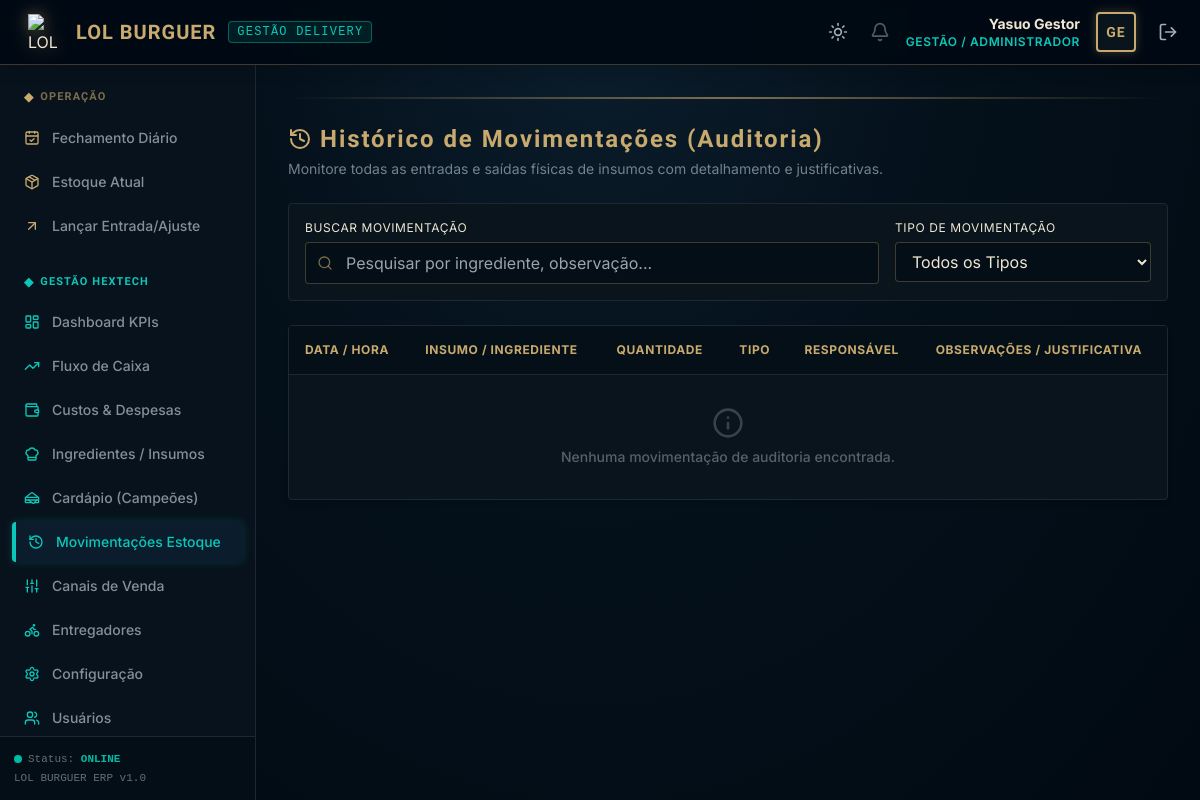
The page /estoque/historico/ (signed in) on the database its author committed.
### core/models.py (models this page shows, shortened)
class Usuario(AbstractUser):
    ROLE_CHOICES = (
        ('GESTAO', 'Gestão / Administrador'),
        ('OPERADOR', 'Operador de Caixa / Atendente'),
    )
    role = models.CharField(
        max_length=20,
        choices=ROLE_CHOICES,
        default='OPERADOR',
        verbose_name="Cargo / Nível de Acesso"
    )
    class Meta:
        verbose_name = "Usuário"
        verbose_name_plural = "Usuários"
        ordering = ['username']

### core/decorators.py (the view)
    def _wrapped_view_func(request, *args, **kwargs):
        if request.user.is_authenticated and request.user.role == 'GESTAO':
            return view_func(request, *args, **kwargs)
        messages.error(request, "Acesso negado: Apenas a Gestão tem permissão para acessar esta página.")
        return redirect('home')

### templates/estoque/historico.html (shortened to what this page needs)
{% extends "base.html" %}
{% block content %}
<div class="mb-6">
    <h1 class="text-2xl font-bold title-hex text-hex_gold flex items-center space-x-2">
        <i data-lucide="history" class="w-6 h-6 text-hex_gold"></i>
        <span>Histórico de Movimentações (Auditoria)</span>
    </h1>
    <p class="text-sm text-hex_gold_dim/70 mt-1">Monitore todas as entradas e saídas físicas de insumos com detalhamento e justificativas.</p>
</div>
<div class="bg-hex_dark_card border border-hex_dark_border p-4 rounded mb-6 flex flex-col md:flex-row gap-4">
    <div class="flex-1">
        <label for="busca" class="block text-xs uppercase tracking-wider text-hex_gold_light mb-1.5">Buscar Movimentação</label>
        <div class="relative">
            <span class="absolute inset-y-0 left-0 pl-3 flex items-center text-hex_gold/60">
                <i data-lucide="search" class="w-4 h-4"></i>
            </span>
            <input
                type="text"
                name="busca"
                id="busca"
                class="w-full bg-hex_dark_bg/60 border border-hex_gold/30 rounded py-2 pl-10 pr-4 text-hex_gold_light focus:outline-none focus:border-hex_blue transition-all"
                placeholder="Pesquisar por ingrediente, observação..."
                hx-get="{% url 'estoque_historico' %}"
                hx-trigger="keyup changed delay:300ms, search"
                hx-target="#tabela-historico"
                hx-include="[name='tipo']"
                value="{{ busca }}"
            >
        </div>
    </div>
    <div class="w-full md:w-64">
        <label for="tipo" class="block text-xs uppercase tracking-wider text-hex_gold_light mb-1.5">Tipo de Movimentação</label>
        <select
            name="tipo"
            id="tipo"
            class="w-full bg-hex_dark_bg/60 border border-hex_gold/30 rounded py-2 px-3 text-hex_gold_light focus:outline-none focus:border-hex_blue transition-all"
            hx-get="{% url 'estoque_historico' %}"
            hx-target="#tabela-historico"
            hx-include="[name='busca']"
        >
            <option value="">Todos os Tipos</option>
        </select>
    </div>
</div>
<div id="tabela-historico" class="bg-hex_dark_card border border-hex_dark_border rounded shadow-md">
    {% include "estoque/partials/historico_tabela.html" %}
</div>
{% endblock %}

### templates/base.html (shortened to what this page needs)
<!DOCTYPE html>
<html lang="pt-br" class="h-full">
<head>
    <script src="https://cdn.tailwindcss.com"></script>
</head>
<body class="h-full flex flex-col" x-data="{ mobileSidebarOpen: false }">
    <header class="bg-hex_dark_bg/95 border-b border-hex_gold/30 px-4 py-3 flex items-center justify-between z-20 shadow-lg backdrop-blur-sm">
        <div class="flex items-center space-x-3">
            <div class="flex items-center space-x-3">
                <img src="/media/produtos/logo.png" alt="LOL BURGUER Logo" class="w-9 h-9 object-contain filter drop-shadow-[0_0_8px_rgba(200,170,110,0.5)]">
                <span class="text-xl font-bold title-hex text-hex_gold tracking-wider">LOL BURGUER</span>
                <span class="hidden md:inline-block text-xs font-mono uppercase tracking-widest text-hex_blue border border-hex_blue/40 bg-hex_blue/10 px-2 py-0.5 rounded">
                    Gestão Delivery
                </span>
            </div>
        </div>
        <div class="flex items-center space-x-4">
            <button type="button" onclick="lbToggleTheme()" title="Alternar tema claro / escuro"
                class="text-hex_gold_dim hover:text-hex_gold p-1.5 rounded hover:bg-hex_active transition-all">
                <i data-lucide="sun" class="w-5 h-5 lb-icon-dark"></i>
            </button>
            {% if user.is_authenticated %}
                <div hx-get="{% url 'notificacoes_badge' %}" hx-trigger="load, every 60s" class="relative group cursor-pointer mr-2">
                    <i data-lucide="bell" class="w-5 h-5 text-hex_gold_dim opacity-50 group-hover:opacity-100 transition-opacity"></i>
                </div>
                <div class="text-right hidden sm:block">
                    <p class="text-sm font-bold text-hex_gold_light">{{ user.get_full_name|default:user.username }}</p>
                    <p class="text-xs text-hex_blue uppercase tracking-wider font-semibold">{{ user.get_role_display }}</p>
                </div>
                <div class="w-10 h-10 border-2 border-hex_gold rounded flex items-center justify-center bg-hex_dark_card shadow-[0_0_10px_rgba(200,170,110,0.3)]">
                    <span class="text-hex_gold font-bold title-hex text-sm">{{ user.username|slice:":2"|upper }}</span>
                </div>
                <a href="{% url 'logout' %}" class="text-hex_gold_dim hover:text-hex_gold p-1.5 rounded hover:bg-hex_dark_card transition-all" title="Sair do Sistema">
                    <i data-lucide="log-out" class="w-5 h-5"></i>
                </a>
            {% else %}
                <span class="text-xs uppercase text-hex_gold_dim font-mono">Sem autenticação</span>
            {% endif %}
        </div>
    </header>
    <div class="flex-1 flex min-h-0 overflow-hidden">
        {% if user.is_authenticated %}
        <aside
            :class="mobileSidebarOpen ? 'translate-x-0' : '-translate-x-full lg:translate-x-0'"
            class="fixed inset-y-0 left-0 pt-16 lg:pt-0 lg:static w-64 bg-hex_dark_card/95 border-r border-hex_dark_border flex flex-col justify-between transition-transform duration-300 ease-in-out z-10 lg:z-0 backdrop-blur-sm"
        >
            <div class="flex-1 overflow-y-auto px-3 py-6 space-y-7">
                <div>
                    <h3 class="text-[11px] uppercase text-hex_gold/60 font-bold tracking-widest mb-3 px-3 title-hex flex items-center space-x-1.5">
                        <span class="text-hex_gold text-xs">◆</span>
                        <span>Operação</span>
                    </h3>
                    <nav class="space-y-1">
                        <a href="{% url 'fechamento_diario' %}" class="flex items-center space-x-3 px-3 py-2.5 rounded text-sm font-medium transition-all hover:bg-hex_dark_bg/80 hover:text-hex_gold_light {% if request.resolver_match.url_name == 'fechamento_diario' %}bg-hex_active text-hex_gold_light border-l-4 border-hex_gold font-bold shadow-[0_0_10px_rgba(200,170,110,0.15)]{% else %}text-hex_gold_dim/80{% endif %}">
                            <i data-lucide="calendar-check" class="w-4 h-4 text-hex_gold"></i>
                            <span>Fechamento Diário</span>
                        </a>
                        <a href="{% url 'estoque_resumo' %}" class="flex items-center space-x-3 px-3 py-2.5 rounded text-sm font-medium transition-all hover:bg-hex_dark_bg/80 hover:text-hex_gold_light {% if request.resolver_match.url_name == 'estoque_resumo' %}bg-hex_active text-hex_gold_light border-l-4 border-hex_gold font-bold shadow-[0_0_10px_rgba(200,170,110,0.15)]{% else %}text-hex_gold_dim/80{% endif %}">
                            <i data-lucide="package" class="w-4 h-4 text-hex_gold"></i>
                            <span>Estoque Atual</span>
                        </a>
                        <a href="{% url 'estoque_ajustar' %}" class="flex items-center space-x-3 px-3 py-2.5 rounded text-sm font-medium transition-all hover:bg-hex_dark_bg/80 hover:text-hex_gold_light {% if request.resolver_match.url_name == 'estoque_ajustar' %}bg-hex_active text-hex_gold_light border-l-4 border-hex_gold font-bold shadow-[0_0_10px_rgba(200,170,110,0.15)]{% else %}text-hex_gold_dim/80{% endif %}">
                            <i data-lucide="arrow-up-right" class="w-4 h-4 text-hex_gold"></i>
                            <span>Lançar Entrada/Ajuste</span>
                        </a>
                    </nav>
                </div>
                {% if user.role == 'GESTAO' %}
                <div>
                    <h3 class="text-[11px] uppercase text-hex_blue font-bold tracking-widest mb-3 px-3 title-hex flex items-center space-x-1.5">
                        <span class="text-hex_blue text-xs">◆</span>
                        <span>Gestão Hextech</span>
                    </h3>
                    <nav class="space-y-1">
                        <a href="{% url 'dashboard' %}" class="flex items-center space-x-3 px-3 py-2.5 rounded text-sm font-medium transition-all hover:bg-hex_dark_bg/80 hover:text-hex_blue {% if request.resolver_match.url_name == 'dashboard' %}bg-hex_active text-hex_blue border-l-4 border-hex_blue font-bold shadow-[0_0_10px_rgba(10,200,185,0.2)]{% else %}text-hex_gold_dim/80{% endif %}">
                            <i data-lucide="layout-dashboard" class="w-4 h-4 text-hex_blue"></i>
                            <span>Dashboard KPIs</span>
                        </a>
                        <a href="{% url 'fluxo_caixa_projetado' %}" class="flex items-center space-x-3 px-3 py-2.5 rounded text-sm font-medium transition-all hover:bg-hex_dark_bg/80 hover:text-hex_blue {% if request.resolver_match.url_name == 'fluxo_caixa_projetado' %}bg-hex_active text-hex_blue border-l-4 border-hex_blue font-bold shadow-[0_0_10px_rgba(10,200,185,0.2)]{% else %}text-hex_gold_dim/80{% endif %}">
                            <i data-lucide="trending-up" class="w-4 h-4 text-hex_blue"></i>
                            <span>Fluxo de Caixa</span>
                        </a>
                        <a href="{% url 'despesa_listar' %}" class="flex items-center space-x-3 px-3 py-2.5 rounded text-sm font-medium transition-all hover:bg-hex_dark_bg/80 hover:text-hex_blue {% if request.resolver_match.url_name == 'despesa_listar' or 'despesa_criar' in request.resolver_match.url_name or 'despesa_editar' in request.resolver_match.url_name %}bg-hex_active text-hex_blue border-l-4 border-hex_blue font-bold shadow-[0_0_10px_rgba(10,200,185,0.2)]{% else %}text-hex_gold_dim/80{% endif %}">
                            <i data-lucide="wallet" class="w-4 h-4 text-hex_blue"></i>
                            <span>Custos & Despesas</span>
                        </a>
                        <a href="{% url 'ingrediente_listar' %}" class="flex items-center space-x-3 px-3 py-2.5 rounded text-sm font-medium transition-all hover:bg-hex_dark_bg/80 hover:text-hex_blue {% if request.resolver_match.url_name == 'ingrediente_listar' %}bg-hex_active text-hex_blue border-l-4 border-hex_blue font-bold shadow-[0_0_10px_rgba(10,200,185,0.2)]{% else %}text-hex_gold_dim/80{% endif %}">
                            <i data-lucide="chef-hat" class="w-4 h-4 text-hex_blue"></i>
                            <span>Ingredientes / Insumos</span>
                        </a>
                        <a href="{% url 'produto_listar' %}" class="flex items-center space-x-3 px-3 py-2.5 rounded text-sm font-medium transition-all hover:bg-hex_dark_bg/80 hover:text-hex_blue {% if request.resolver_match.url_name == 'produto_listar' %}bg-hex_active text-hex_blue border-l-4 border-hex_blue font-bold shadow-[0_0_10px_rgba(10,200,185,0.2)]{% else %}text-hex_gold_dim/80{% endif %}">
                            <i data-lucide="sandwich" class="w-4 h-4 text-hex_blue"></i>
                            <span>Cardápio (Campeões)</span>
                        </a>
                        <a href="{% url 'estoque_historico' %}" class="flex items-center space-x-3 px-3 py-2.5 rounded text-sm font-medium transition-all hover:bg-hex_dark_bg/80 hover:text-hex_blue {% if request.resolver_match.url_name == 'estoque_historico' %}bg-hex_active text-hex_blue border-l-4 border-hex_blue font-bold shadow-[0_0_10px_rgba(10,200,185,0.2)]{% else %}text-hex_gold_dim/80{% endif %}">
                            <i data-lucide="history" class="w-4 h-4 text-hex_blue"></i>
                            <span>Movimentações Estoque</span>
                        </a>
                        <a href="{% url 'canal_listar' %}" class="flex items-center space-x-3 px-3 py-2.5 rounded text-sm font-medium transition-all hover:bg-hex_dark_bg/80 hover:text-hex_blue {% if request.resolver_match.url_name == 'canal_listar' %}bg-hex_active text-hex_blue border-l-4 border-hex_blue font-bold shadow-[0_0_10px_rgba(10,200,185,0.2)]{% else %}text-hex_gold_dim/80{% endif %}">
                            <i data-lucide="sliders" class="w-4 h-4 text-hex_blue"></i>
                            <span>Canais de Venda</span>
                        </a>
                        <a href="{% url 'entregador_listar' %}" class="flex items-center space-x-3 px-3 py-2.5 rounded text-sm font-medium transition-all hover:bg-hex_dark_bg/80 hover:text-hex_blue {% if request.resolver_match.url_name == 'entregador_listar' %}bg-hex_active text-hex_blue border-l-4 border-hex_blue font-bold shadow-[0_0_10px_rgba(10,200,185,0.2)]{% else %}text-hex_gold_dim/80{% endif %}">
                            <i data-lucide="bike" class="w-4 h-4 text-hex_blue"></i>
                            <span>Entregadores</span>
                        </a>
                        <a href="{% url 'configuracao_financeira' %}" class="flex items-center space-x-3 px-3 py-2.5 rounded text-sm font-medium transition-all hover:bg-hex_dark_bg/80 hover:text-hex_blue {% if request.resolver_match.url_name == 'configuracao_financeira' %}bg-hex_active text-hex_blue border-l-4 border-hex_blue font-bold shadow-[0_0_10px_rgba(10,200,185,0.2)]{% else %}text-hex_gold_dim/80{% endif %}">
                            <i data-lucide="settings" class="w-4 h-4 text-hex_blue"></i>
                            <span>Configuração</span>
                        </a>
                        <a href="{% url 'usuario_listar' %}" class="flex items-center space-x-3 px-3 py-2.5 rounded text-sm font-medium transition-all hover:bg-hex_dark_bg/80 hover:text-hex_blue {% if 'usuario' in request.resolver_match.url_name %}bg-hex_active text-hex_blue border-l-4 border-hex_blue font-bold shadow-[0_0_10px_rgba(10,200,185,0.2)]{% else %}text-hex_gold_dim/80{% endif %}">
                            <i data-lucide="users" class="w-4 h-4 text-hex_blue"></i>
                            <span>Usuários</span>
                        </a>
                    </nav>
                </div>
                {% endif %}
            </div>
            <div class="p-3.5 border-t border-hex_dark_border bg-hex_dark_bg/50 text-[11px] font-mono text-hex_gold_dim/60">
                <p class="flex items-center space-x-1.5">
                    <span class="w-2 h-2 rounded-full bg-hex_success animate-pulse inline-block"></span>
                    <span>Status: <strong class="text-hex_success font-semibold">ONLINE</strong></span>
                </p>
                <p class="mt-0.5">LOL BURGUER ERP v1.0</p>
            </div>
        </aside>
        {% endif %}
        <main class="flex-1 flex flex-col overflow-y-auto min-h-0 p-4 md:p-6 lg:p-8 relative">
            <div class="h-0.5 bg-gradient-to-r from-transparent via-hex_gold to-transparent mb-6 opacity-60"></div>
            {% block content %}
            {% endblock %}
        </main>
    </div>
</body>
</html>

### templates/base.html (style rules this page uses)
:root { --c-bg: 1 10 19; --c-card: 9 20 29; --c-border: 30 40 53; --c-active: 11 29 44; --c-gold: 200 170 110; --c-text: 240 230 210; --c-text-dim: 160 176 185; --c-teal: 10 200 185; --c-teal-dark: 0 90 130; --c-danger: 232 64 87; --c-success: 0 187 163; --c-warning: 233 164 0; --c-invert: 255 255 255; --bg-image: radial-gradient(ellipse at 50% 0%, #0B1D2C 0%, #04101A 45%, #010A13 100%); --shadow-soft: 0 0 15px rgba(200, 170, 110, 0.18); --scroll-thumb: #C8AA6E; --scroll-track: #010A13; }
body { font-family: 'Inter', 'Rubik', sans-serif; background-color: rgb(var(--c-bg)); background-image: var(--bg-image); background-attachment: fixed; color: rgb(var(--c-text)); }
.title-hex { font-family: 'Marcellus', 'Cinzel', serif; letter-spacing: 0.08em; }

### rows shown on the page
Usuario: get_full_name "Yasuo Gestor", role "GESTÃO / ADMINISTRADOR", username "GE"
